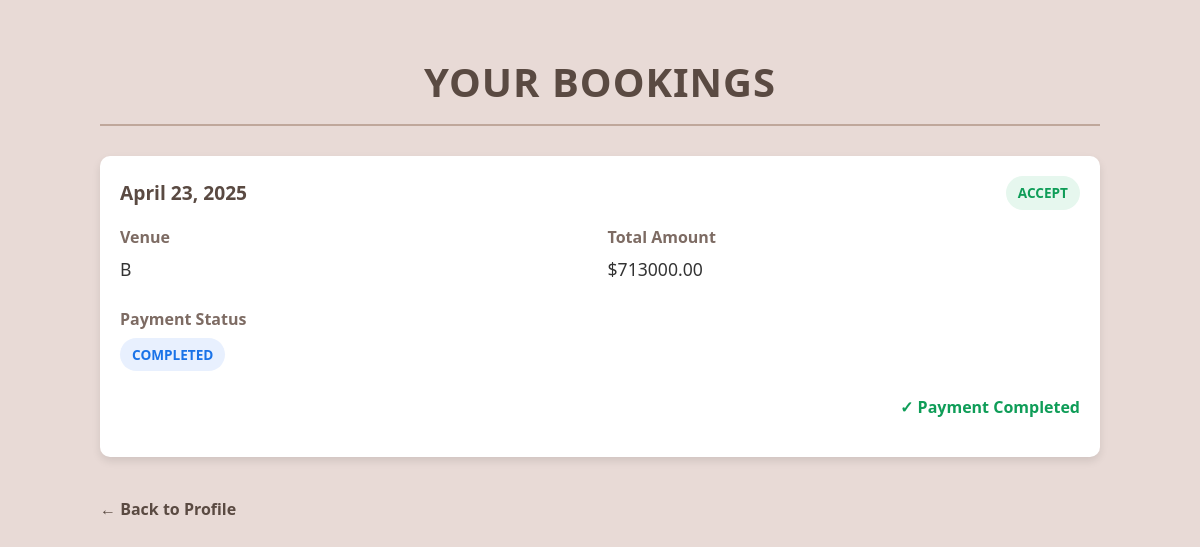
The page /view_bookings (signed in) on the database as committed earlier.
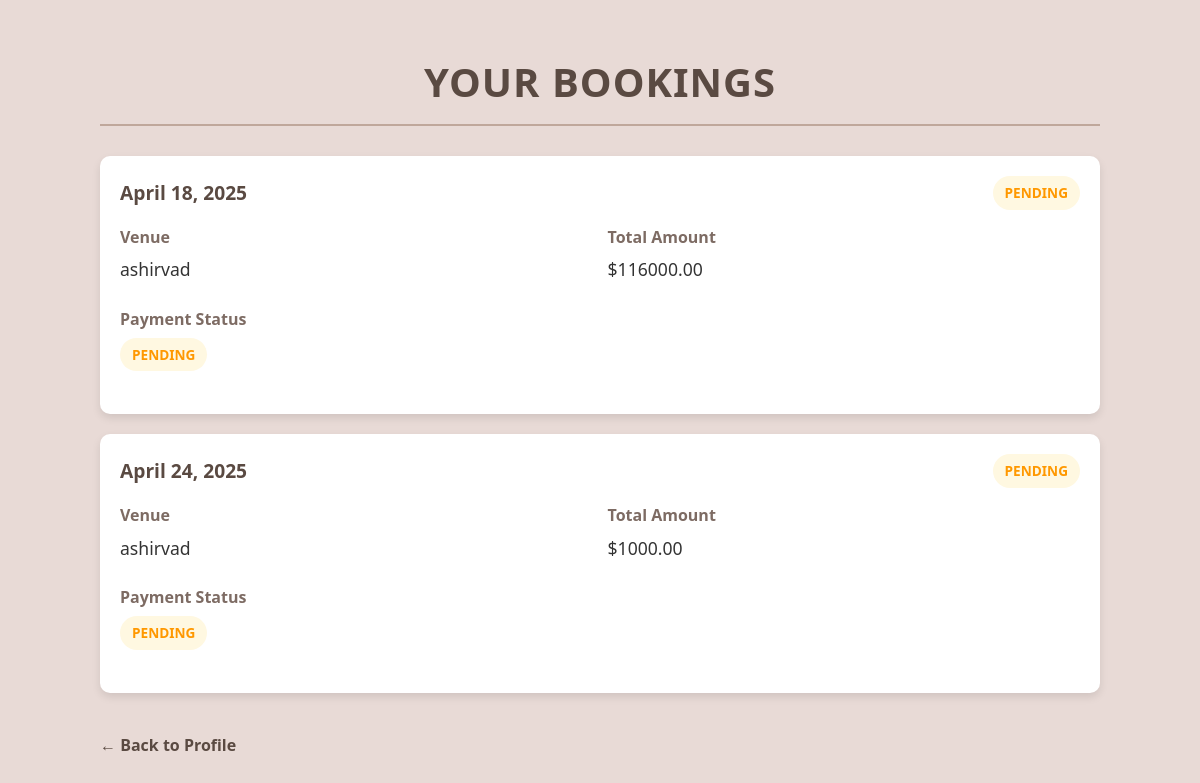
The same page on the database as committed later.
### app/models.py (models this page shows)
class Bookings(models.Model):
    event_date=models.DateField(null=True)
    event_status=models.CharField(max_length=100,default='Pending')
    user_id=models.ForeignKey(User,on_delete=models.CASCADE)
    hall_id=models.ForeignKey(Halls,on_delete=models.CASCADE)
    booking_date=models.DateField(auto_now_add=True)
    payment_status=models.CharField(max_length=100,default='Pending')
    photography=models.CharField(max_length=100,null=True,blank=True)
    no_of_persons=models.IntegerField(null=True,blank=True)
    food_value=models.BooleanField(null=True,blank=True)
    food=models.ForeignKey(Food,on_delete=models.SET_NULL, null=True, blank=True)
    decoration_value=models.BooleanField(null=True,blank=True)
    decoration=models.ForeignKey(Decoration,on_delete=models.SET_NULL, null=True, blank=True)
    photography_cost=models.DecimalField(max_digits=10,decimal_places=2)
    total_payment=models.DecimalField(max_digits=10,decimal_places=2)

class Halls(models.Model):
    name=models.CharField(max_length=100)
    location=models.CharField(max_length=200)
    capacity=models.IntegerField()
    price_per_day=models.DecimalField(max_digits=10,decimal_places=2)
    photo_url=models.ImageField(upload_to='images/')
    description=models.TextField(blank=True,null=True)

### app/views.py (the view)
# urls.py: path('view_bookings',views.view_bookings,name='view_bookings'),
@login_required(login_url='login')
def view_bookings(request):
    user=User.objects.get(id=request.user.id)
    bookings = Bookings.objects.filter(user_id=user)            # Fetch bookings for the logged-in user
    return render(request,'view_bookings.html',{'bookings':bookings})

### templates/view_bookings.html (shortened to what this page needs)
<!DOCTYPE html>
<html lang="en">
<head>
</head>
<body>
    <div class="container">
        <h1>Your Bookings</h1>
        {% if bookings %}
            <ul class="booking-list">
                {% for booking in bookings %}
                    <li class="booking-card">
                        <div class="booking-header">
                            <div class="booking-date">{{ booking.event_date }}</div>
                            <div>
                                <span class="status-badge {% if booking.event_status == 'Accept' %}status-accept{% elif booking.event_status == 'Pending' %}status-pending{% else %}status-rejected{% endif %}">
                                    {{ booking.event_status }}
                                </span>
                            </div>
                        </div>
                        <div class="booking-details">
                            <div class="detail-item">
                                <span class="detail-label">Venue</span>
                                <span class="detail-value">{{ booking.hall_id.name }}</span>
                            </div>
                            <div class="detail-item">
                                <span class="detail-label">Total Amount</span>
                                <span class="detail-value">${{ booking.total_payment }}</span>
                            </div>
                            <div class="detail-item">
                                <span class="detail-label">Payment Status</span>
                                <span class="detail-value">
                                    <span class="status-badge {% if booking.payment_status == 'Completed' %}status-completed{% else %}status-pending{% endif %}">
                                        {{ booking.payment_status }}
                                    </span>
                                </span>
                            </div>
                        </div>
                        <div class="payment-status">
                            <form action="{% url 'stripe_payments' id=booking.id %}">
                                {% if booking.event_status == 'Accept' and booking.payment_status == 'pending' %}
                                    <button type="submit" class="btn btn-primary">Make Payment</button>
                                {% elif booking.payment_status == 'Completed' %}
                                    <p class="payment-complete">✓ Payment Completed</p>
                                {% endif %}
                            </form>
                        </div>
                    </li>
                {% endfor %}
            </ul>
        {% else %}
            <div class="empty-state">
                <p>You don't have any bookings yet.</p>
            </div>
        {% endif %}
        <a href="{% url 'profile' %}" class="back-link">← Back to Profile</a>
    </div>
</body>
</html>

Rows that differ between the two databases and show on the page:
removed Bookings: event_date "April 23, 2025", event_status "ACCEPT", hall_id.name "B", total_payment "713000.00", payment_status "COMPLETED", shows "✓ Payment Completed"
added Bookings: event_date "April 18, 2025", event_status "PENDING", hall_id.name "ashirvad", total_payment "116000.00", payment_status "PENDING"
added Bookings: event_date "April 24, 2025", event_status "PENDING", hall_id.name "ashirvad", total_payment "1000.00", payment_status "PENDING"
